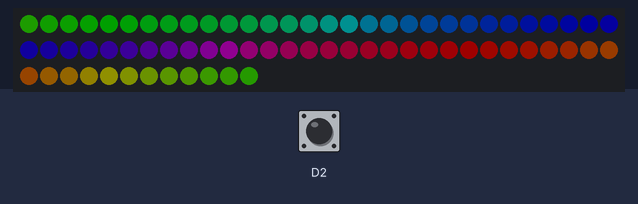
Recording of a sketch running on a simulated ESP8266 (NodeMCU). Shown: 72 RGB LEDs in strip order, left to right, continuing on the next row. The test bench sets the inputs (shaded band); at power-on: D2 HIGH. Dim RGB values are drawn brighter than linear.

Above: at 1.2 s.
1.3 s: D2 pulsed LOW 2 times (0.12 s each, 0.3 s apart)
At 1.65 s:
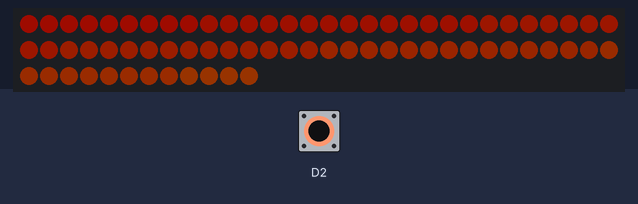
At 2.56 s:
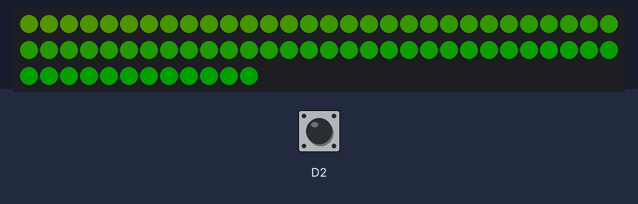
3.9 s: D2 pulsed LOW 5 times (0.12 s each, 0.3 s apart)
At 4.36 s:
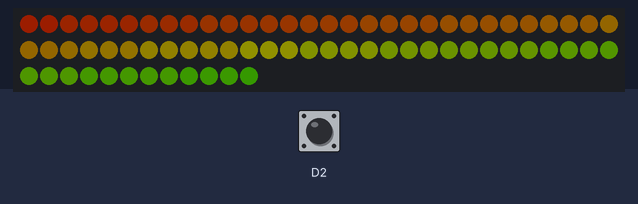
Timing chart, 0 to 6.9 s (numbered marks = the images above; inputs shaded):
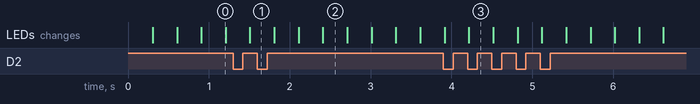

Measured:
- after the input at 1.3 s, the LEDs: change after 0.21 s (image 1)
- after the input at 3.9 s, the LEDs: first differ from a run without the input after 0.32 s (image 3)

The sketch:

colourwheel.ino
```cpp
#include <Adafruit_NeoPixel.h>
#ifdef __AVR__
  #include <avr/power.h>
#endif

#define PIN D1
#define NUM_PIXELS 72

// Parameter 1 = number of pixels in strip
// Parameter 2 = Arduino pin number (most are valid)
// Parameter 3 = pixel type flags, add together as needed:
//   NEO_KHZ800  800 KHz bitstream (most NeoPixel products w/WS2812 LEDs)
//   NEO_KHZ400  400 KHz (classic 'v1' (not v2) FLORA pixels, WS2811 drivers)
//   NEO_GRB     Pixels are wired for GRB bitstream (most NeoPixel products)
//   NEO_RGB     Pixels are wired for RGB bitstream (v1 FLORA pixels, not v2)
//   NEO_RGBW    Pixels are wired for RGBW bitstream (NeoPixel RGBW products)
Adafruit_NeoPixel strip = Adafruit_NeoPixel(NUM_PIXELS, PIN, NEO_GRB + NEO_KHZ800);

// IMPORTANT: To reduce NeoPixel burnout risk, add 1000 uF capacitor across
// pixel power leads, add 300 - 500 Ohm resistor on first pixel's data input
// and minimize distance between Arduino and first pixel.  Avoid connecting
// on a live circuit...if you must, connect GND first.

void setup() {
  strip.begin();
//  strip.setBrightness(255);
  strip.setBrightness(32);
  strip.show(); // Initialize all pixels to 'off'
}

uint8_t prog = 0;
uint8_t segWidths[] = {
  16,
  32,
  48,
  64,
  96,
  128,
  192,
  255
};
#define NUM_SEGWIDTHS 8
uint8_t segWidthIndex = NUM_SEGWIDTHS - 1;
uint8_t pressed = false;

void loop() {
  prog = rainbowSegment(10,segWidths[segWidthIndex], prog);
  if(digitalRead(D2) == LOW) { // switch is active-low
    pressed = true;
  }
  else if(pressed) { // D2 is high again and we've been waiting for it to be released
    pressed = false;
    segWidthIndex = (segWidthIndex + 1) % NUM_SEGWIDTHS;
    prog = 0;
  }
}

void rainbow(uint8_t wait) {
  uint16_t i, j;

  for(j=0; j<256; j++) {
    for(i=0; i<strip.numPixels(); i++) {
      strip.setPixelColor(i, Wheel((i+j) & 255));
    }
    strip.show();
    delay(wait);
  }
}

/**
 * wait: ms to wait between updates. Takes (256 * wait) ms for a full loop
 * segmentLength: number of values from Wheel to stretch across strip
 * progress:  intermediate value; should be 0 or return value from previous call.
 *            allows you to handle GPIO in between writes
 */

uint8_t rainbowSegment(uint8_t wait, uint8_t segmentLength, uint8_t progress) {
  uint16_t i;
  for(i=0; i < strip.numPixels(); i++) {
    strip.setPixelColor(i, Wheel(((i * segmentLength / strip.numPixels()) + progress) & 255));
  }
  strip.show();
  delay(wait);

  return progress + 1;
}

// Slightly different, this makes the rainbow equally distributed throughout
void rainbowCycle(uint8_t wait) {
  uint16_t i, j;

  for(j=0; j<256; j++) {
    for(i=0; i < strip.numPixels(); i++) {
      strip.setPixelColor(i, Wheel(((i * 256 / strip.numPixels()) + j) & 255));
    }
    strip.show();
    delay(wait);
  }
}

// Input a value 0 to 255 to get a color value.
// The colours are a transition r - g - b - back to r.
uint32_t Wheel(byte WheelPos) {
  WheelPos = 255 - WheelPos;
  if(WheelPos < 85) {
    return strip.Color(255 - WheelPos * 3, 0, WheelPos * 3);
  }
  if(WheelPos < 170) {
    WheelPos -= 85;
    return strip.Color(0, WheelPos * 3, 255 - WheelPos * 3);
  }
  WheelPos -= 170;
  return strip.Color(WheelPos * 3, 255 - WheelPos * 3, 0);
}
```
